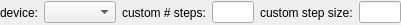
<?xml version="1.0" encoding="UTF-8"?>
<ui version="4.0">
 <class>Form</class>
 <widget class="QWidget" name="Form">
  <property name="geometry">
   <rect>
    <x>0</x>
    <y>0</y>
    <width>401</width>
    <height>25</height>
   </rect>
  </property>
  <property name="windowTitle">
   <string>Form</string>
  </property>
  <layout class="QHBoxLayout" name="horizontalLayout">
   <property name="margin">
    <number>0</number>
   </property>
   <item>
    <widget class="QLabel" name="label_3">
     <property name="text">
      <string>device:</string>
     </property>
    </widget>
   </item>
   <item>
    <widget class="QComboBox" name="device"/>
   </item>
   <item>
    <widget class="QLabel" name="label">
     <property name="text">
      <string>custom # steps:</string>
     </property>
    </widget>
   </item>
   <item>
    <widget class="QLineEdit" name="steps"/>
   </item>
   <item>
    <widget class="QLabel" name="label_2">
     <property name="text">
      <string>custom step size:</string>
     </property>
    </widget>
   </item>
   <item>
    <widget class="QLineEdit" name="step"/>
   </item>
  </layout>
 </widget>
 <resources/>
 <connections/>
</ui>
